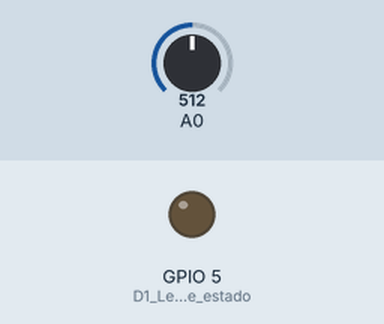
The sketch below on a simulated ESP8266 (NodeMCU). On the bench: output pins drawn as LEDs (lit = HIGH). The test bench sets the inputs (shaded band); at power-on: A0 = 512. WiFi joins after 1.5 s; servers stay silent unless stated; what the sketch prints to the serial monitor is not drawn.

Above: at 0.1 s.
At 1.3 s:
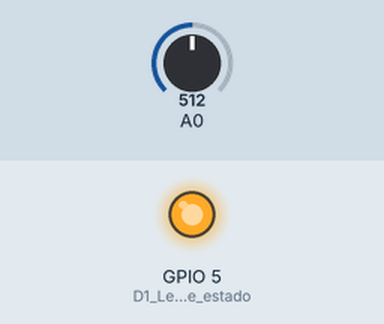
Timing chart, 0 to 2.8 s (numbered marks = the images above):
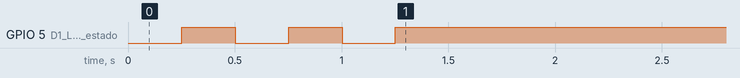

The sketch:

esptoPythonudp.ino
```cpp
  #include <ESP8266WiFi.h>
  #include <WiFiUdp.h>
  const char* ssid = "GVM";
  const char* password = "7121644082";

int contconexion = 0;

WiFiUDP Udp;

void setup()
{
  Serial.begin(115200);
  Serial.println();

  pinMode(5, OUTPUT);  //D1 Led de estado
  digitalWrite(15, LOW);

  WiFi.mode(WIFI_STA); //para que no inicie el SoftAP en el modo normal
  WiFi.begin(ssid, password);
  while (WiFi.status() != WL_CONNECTED and contconexion <50) { //Cuenta hasta 50 si no se puede conectar lo cancela
    ++contconexion;
    delay(250);
    Serial.print(".");
    digitalWrite(5, HIGH);
    delay(250);
    digitalWrite(5, LOW);
  }
  if (contconexion <50) {
      //para usar con ip fija
      IPAddress Ip(192,168,1,50);
      IPAddress Gateway(192,168,1,254);
      IPAddress Subnet(255,255,255,0);
      WiFi.config(Ip, Gateway, Subnet);

      Serial.println("");
      Serial.println("WiFi conectado");
      Serial.println(WiFi.localIP());
      digitalWrite(5, HIGH);
  }
  else {
      Serial.println("");
      Serial.println("Error de conexion");
      digitalWrite(15, LOW);
  }
}

void loop()
{
  Udp.beginPacket("192.168.1.68", 1234);

  for(int i=0; i<1024;i++){
    int old=micros();

    float analog = analogRead(17);

    analog = ((analog / 1) - 385);
    if (analog > 255){
      analog = 255;
    }
    else if (analog < 0){
      analog = 0;
    }

    Udp.write(int(analog));
    while(micros()-old<87); // 90uSec = 1Sec/11111Hz - 3uSec para los otros procesos
  }
  Udp.endPacket();
  delay(5);
}
```
